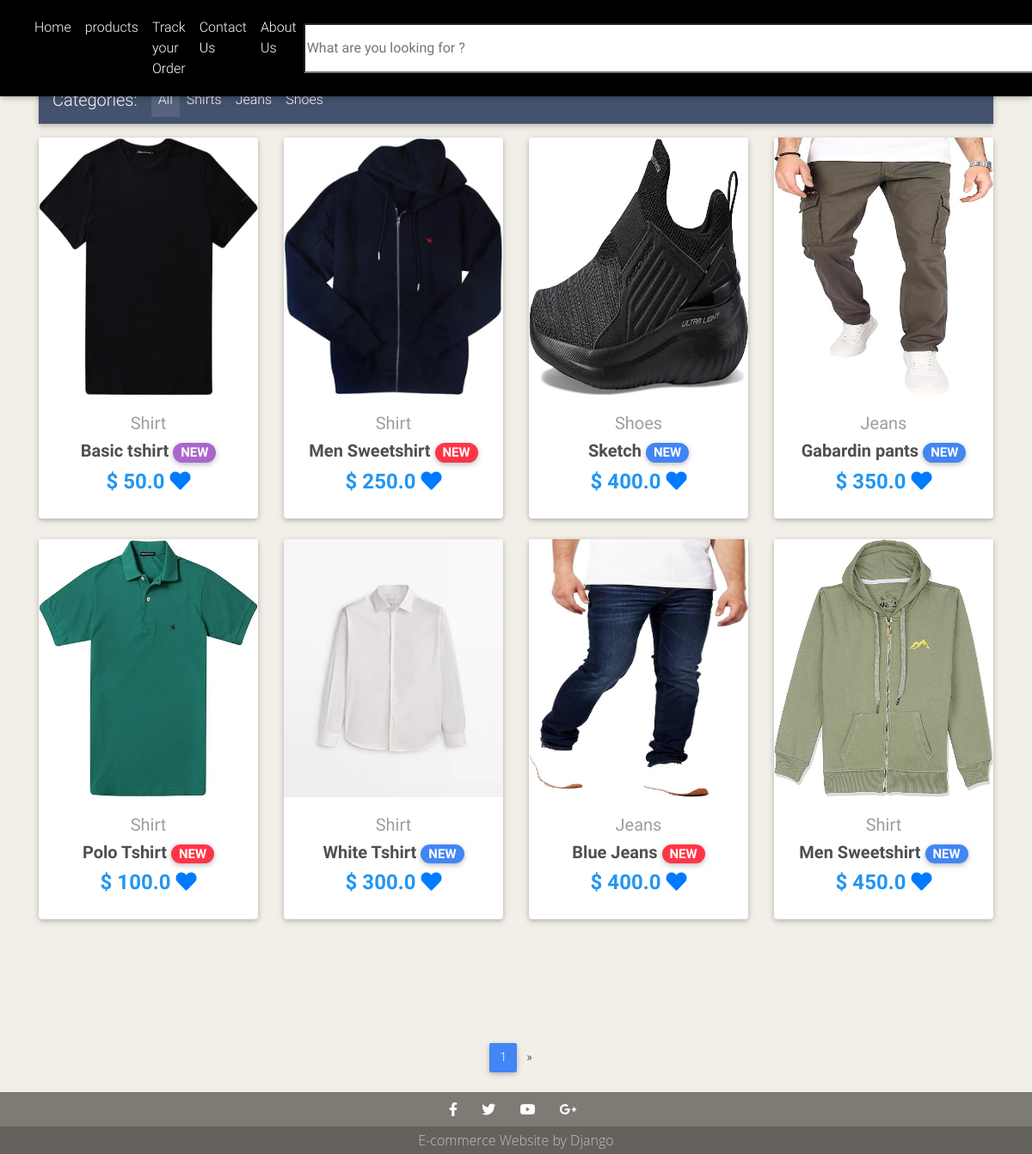
Screenshot of /allproducts/ with the database file from the repository.
### myapp/models.py (models this page shows, shortened)
class Item(models.Model):
    title = models.CharField(max_length=100)
    price = models.FloatField()
    discount_price = models.FloatField(blank=True, null=True)
    category = models.CharField(choices=CATEGORY_CHOICES, max_length=2)
    label = models.CharField(choices=LABEL_CHOICES, max_length=1)
    slug = models.SlugField()
    description = models.TextField()
    image = models.ImageField()
    types = models.SlugField()
    def get_absolute_url(self):
        return reverse("myapp:product", kwargs={
            'slug': self.slug
            })
    def get_add_remove_wishlist_url(self):
        return reverse("myapp:add_remove_wishlist", kwargs={
            'slug': self.slug
        })

### myapp/views.py (the view)
# urls.py: path("allproducts/", ProductsView.as_view() , name = "allproducts"),
class ProductsView(ListView):
    model = Item
    paginate_by = 8
    template_name = "allproducts.html"

### myapp/templates/allproducts.html (shortened to what this page needs)
{% extends "base.html" %}
{% block content %}
    <div class="container">
      {% include "navbarplus.html" %}
      <section class="text-center mb-4">
        <div class="row wow fadeIn">
          {% for item in object_list %}
          <div class="col-lg-3 col-md-6 mb-4">
            <div class="card">
              <div class="view overlay">
                <img src="{{ item.image.url }}" class="card-img-top" alt="No photo" width="600" height="300">
              </div>
              <div class="card-body text-center">
                <a href="" class="grey-text">
                  <h5>{{ item.get_category_display }}</h5>
                </a>
                <h5>
                  <strong>
                    <a href="{{ item.get_absolute_url }}" class="dark-grey-text">{{ item.title }}
                      <span class="badge badge-pill {{ item.get_label_display }}-color">NEW</span>
                    </a>
                  </strong>
                </h5>
                <h4 class="font-weight-bold blue-text">
                  <strong>$
                  {% if item.discount_price %}
                  {{ item.discount_price }}
                  <a href="{{item.get_add_remove_wishlist_url }}" >
                    <i class="fa fa-heart" aria-hidden="true"></i>
                  </a>
                  {% else %}
                  {{ item.price }}
                  <a href="{{item.get_add_remove_wishlist_url }}">
                    <i class="fa fa-heart" aria-hidden="true"></i>
                  {% endif %}
                  </strong>
                </h4>
              </div>
            </div>
          </div>
          {% endfor %}
        </div>
      </section>
      {% if is_paginated %}
      <nav class="d-flex justify-content-center wow fadeIn">
        <ul class="pagination pg-blue">
          <li class="page-item active">
            <a class="page-link" href="?page={{ page_obj.number }}">{{ page_obj.number }}
            </a>
          </li>
          {% if page_obj.has_next %}
          <li class="page-item">
            <a class="page-link" href="?page={{ page_obj.next_page_number }}" aria-label="Next">
              <span aria-hidden="true">&raquo;</span>
            </a>
          </li>
          {% endif %}
        </ul>
      </nav>
      {% endif %}
    </div>
{% endblock content %}

### myapp/templates/base.html (shortened to what this page needs)
<!DOCTYPE html>
<html lang="en">
  <header>
    {% include "header.html" %}
    {% include "message_alert.html" %}
  </header>
  <body>
    {% include "navbar.html" %}
    {% block content %}
    {% endblock content %}
    {% include "footer.html" %}
  </body>
</html>

### myapp/templates/header.html (shortened to what this page needs)
{% load static %}
<link rel="stylesheet" href="https://use.fontawesome.com/releases/v5.8.1/css/all.css">
<link href="{% static 'css/bootstrap.min.css' %}" rel="stylesheet">
<link href="{% static 'css/mdb.min.css' %}" rel="stylesheet">
<link href="{% static 'css/style.min.css' %}" rel="stylesheet">

### myapp/templates/message_alert.html (shortened to what this page needs)
<div class="mt-4 pt-5">
  </div>

### myapp/templates/navbar.html (shortened to what this page needs)
{% load cart_template_tags %}
<nav class="navbar fixed-top navbar-expand-lg navbar-light black scrolling-navbar">
        <ul class="navbar-nav mr-auto" >
           <li class="nav-item">
            <a class="nav-link waves-effect" href="/">Home
            </a>
          </li>
          <li class="nav-item">
            <a class="nav-link waves-effect" href="/allproducts">
            products</a>
          </li>
          <li class="nav-item">
            <a class="nav-link waves-effect" href="/Track-order">
            Track your Order</a>
          </li>
          <li class="nav-item">
            <a class="nav-link waves-effect" href="/contactus">
            Contact Us</a>
          </li>
          <li class="nav-item">
            <a class="nav-link waves-effect" href="/aboutus">
            About Us</a>
          </li>
        </ul>
      <form class="d-flex" role="search" method="POST" action="{% url 'myapp:search' %}">
        <input
            type="search"
            placeholder="What are you looking for ?"
            name="search_query"
            required aria-label="Search"  style="width: 1020px">
      </form>
</nav>

### myapp/templates/navbarplus.html (shortened to what this page needs)
<nav class="navbar navbar-expand-lg navbar-dark mdb-color lighten-6 mt-3 mb-3">
    <span class="navbar-brand">Categories:</span>
    <div class="collapse navbar-collapse" id="basicExampleNav">
      <ul class="navbar-nav mr-auto">
        <li class="nav-item active">
          <a class="nav-link" href="/allproducts">All
          </a>
        </li>
        <li class="nav-item">
          <a class="nav-link" href="/filter/1">Shirts</a>
        </li>
        <li class="nav-item">
          <a class="nav-link" href="/filter/2">Jeans</a>
        </li>
        <li class="nav-item">
          <a class="nav-link" href="/filter/3">Shoes</a>
        </li>
      </ul>
  </nav>

### myapp/templates/scripts.html (shortened to what this page needs)
{% load static %}

### myapp/templates/footer.html (shortened to what this page needs)
<footer class="page-footer ">
    <div class="pb-2 mt-2">
      <a href="https://www.facebook.com/#" target="_blank">
        <i class="fab fa-facebook-f mr-4"></i>
      </a>
      <a href="https://twitter.com/#" target="_blank">
        <i class="fab fa-twitter mr-4"></i>
      </a>
      <a href="https://www.youtube.com/#" target="_blank">
        <i class="fab fa-youtube mr-4"></i>
      </a>
      <a href="https://plus.google.com/#" target="_blank">
        <i class="fab fa-google-plus-g mr-4"></i>
      </a>
    </div>
    <div class="footer-copyright py-1">
      E-commerce Website by Django
    </div>
  </footer>

### myapp/templates/header.html (style rules this page uses)
body { min-height: 100vh; display: flex; flex-direction: column; background-color: hsl(42, 29%, 93%); }
footer { margin-top: auto; text-align : center; width:100%; font-family: 'Open Sans', sans-serif; background-color: rgb(126, 122, 116) !important; }
.navbar .nav-link { color: #fff !important; }

### rows the page displays
Item: image (picture), category "Shirt", title "Basic tshirt", discount_price "50.0"
Item: image (picture), category "Shirt", title "Men Sweetshirt", discount_price "250.0"
Item: image (picture), category "Shoes", title "Sketch", price "400.0"
Item: image (picture), category "Jeans", title "Gabardin pants", discount_price "350.0"
Item: image (picture), category "Shirt", title "Polo Tshirt", discount_price "100.0"
Item: image (picture), category "Shirt", title "White Tshirt", price "300.0"
Item: image (picture), category "Jeans", title "Blue Jeans", discount_price "400.0"
Item: image (picture), category "Shirt", title "Men Sweetshirt", discount_price "450.0"

### other values shown
{{ page_obj.number }} "1"
